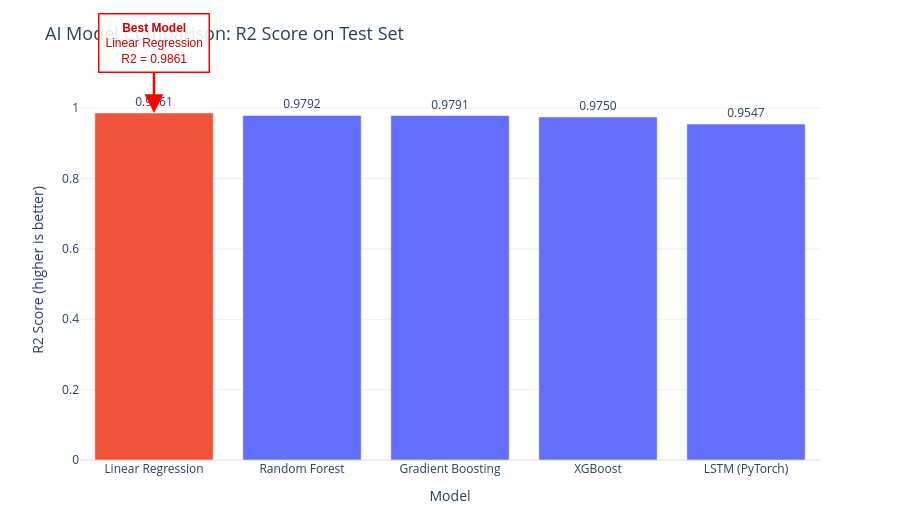

Notebook code cell kept with this figure:
### Code cell
# Bar chart comparing R2 scores of all models with an arrow marking the best model
bar_colors = ['#EF553B' if m == best_model_name else '#636EFA' for m in metrics_df['Model']]

fig_r2 = go.Figure(go.Bar(
    x=metrics_df['Model'],
    y=metrics_df['R2'],
    marker_color=bar_colors,
    text=[f"{v:.4f}" for v in metrics_df['R2']],
    textposition='outside',
    textfont=dict(size=12)
))

fig_r2.add_annotation(
    x=best_model_name,
    y=best_r2,
    ax=0,
    ay=-70,
    xref='x',
    yref='y',
    axref='pixel',
    ayref='pixel',
    text=f"<b>Best Model</b><br>{best_model_name}<br>R2 = {best_r2:.4f}",
    showarrow=True,
    arrowhead=2,
    arrowsize=1.5,
    arrowwidth=2.5,
    arrowcolor='#FF0000',
    font=dict(size=12, color='#CC0000', family='Arial'),
    bgcolor='rgba(255,255,255,0.88)',
    bordercolor='#FF0000',
    borderwidth=1.5,
    borderpad=6
)

fig_r2.update_layout(
    title=dict(text='AI Model Comparison: R2 Score on Test Set', font=dict(size=18)),
    xaxis_title='Model',
    yaxis_title='R2 Score (higher is better)',
    yaxis=dict(range=[min(0.0, metrics_df['R2'].min() - 0.1), 1.08]),
    template='plotly_white',
    height=520,
    showlegend=False,
    margin=dict(t=80, b=60)
)
fig_r2.show()

### Figure 1 — Plotly figure (JSON) as saved in the notebook; plotly's stock layout.template omitted (floating-point values rounded to 4 significant figures)
{"data": [{"marker": {"color": ["#EF553B", "#636EFA", "#636EFA", "#636EFA", "#636EFA"]}, "text": ["0.9861", "0.9792", "0.9791", "0.9750", "0.9547"], "textfont": {"size": 12}, "textposition": "outside", "type": "bar", "x": ["Linear Regression", "Random Forest", "Gradient Boosting", "XGBoost", "LSTM (PyTorch)"], "y": [0.9861, 0.9792, 0.9791, 0.975, 0.9547]}], "layout": {"annotations": [{"arrowcolor": "#FF0000", "arrowhead": 2, "arrowsize": 1.5, "arrowwidth": 2.5, "ax": 0, "axref": "pixel", "ay": -70, "ayref": "pixel", "bgcolor": "rgba(255,255,255,0.88)", "bordercolor": "#FF0000", "borderpad": 6, "borderwidth": 1.5, "font": {"color": "#CC0000", "family": "Arial", "size": 12}, "showarrow": true, "text": "<b>Best Model</b><br>Linear Regression<br>R2 = 0.9861", "x": "Linear Regression", "xref": "x", "y": 0.9861, "yref": "y"}], "height": 520, "margin": {"b": 60, "t": 80}, "showlegend": false, "title": {"font": {"size": 18}, "text": "AI Model Comparison: R2 Score on Test Set"}, "xaxis": {"title": {"text": "Model"}}, "yaxis": {"range": [0, 1.08], "title": {"text": "R2 Score (higher is better)"}}}}
